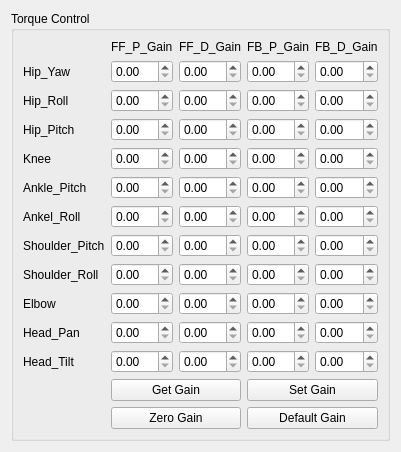
          <widget class="QWidget" name="joint_gain">
           <attribute name="title">
            <string>Joint Gain</string>
           </attribute>
           <layout class="QGridLayout" name="gridLayout_21">
            <item row="1" column="0">
             <widget class="QGroupBox" name="groupBox_2">
              <property name="title">
               <string>Torque Control</string>
              </property>
              <layout class="QGridLayout" name="gridLayout_22">
               <item row="0" column="2">
                <widget class="QLabel" name="label_61">
                 <property name="text">
                  <string>FF_D_Gain</string>
                 </property>
                </widget>
               </item>
               <item row="0" column="4">
                <widget class="QLabel" name="label_62">
                 <property name="text">
                  <string>FB_D_Gain</string>
                 </property>
                </widget>
               </item>
               <item row="0" column="3">
                <widget class="QLabel" name="label_59">
                 <property name="text">
                  <string>FB_P_Gain</string>
                 </property>
                </widget>
               </item>
               <item row="7" column="3">
                <widget class="QDoubleSpinBox" name="sh_pitch_fb_p_gain_box"/>
               </item>
               <item row="1" column="2">
                <widget class="QDoubleSpinBox" name="hip_yaw_ff_d_gain_box"/>
               </item>
               <item row="4" column="2">
                <widget class="QDoubleSpinBox" name="knee_ff_d_gain_box"/>
               </item>
               <item row="2" column="2">
                <widget class="QDoubleSpinBox" name="hip_roll_ff_d_gain_box"/>
               </item>
               <item row="14" column="1" colspan="2">
                <widget class="QPushButton" name="zero_gain_button">
                 <property name="text">
                  <string>Zero Gain</string>
                 </property>
                </widget>
               </item>
               <item row="4" column="3">
                <widget class="QDoubleSpinBox" name="knee_fb_p_gain_box"/>
               </item>
               <item row="5" column="3">
                <widget class="QDoubleSpinBox" name="ankle_pitch_fb_p_gain_box"/>
               </item>
               <item row="5" column="1">
                <widget class="QDoubleSpinBox" name="ankle_pitch_ff_p_gain_box"/>
               </item>
               <item row="2" column="1">
                <widget class="QDoubleSpinBox" name="hip_roll_ff_p_gain_box"/>
               </item>
               <item row="7" column="1">
                <widget class="QDoubleSpinBox" name="sh_pitch_ff_p_gain_box"/>
               </item>
               <item row="6" column="1">
                <widget class="QDoubleSpinBox" name="ankle_roll_ff_p_gain_box"/>
               </item>
               <item row="8" column="1">
                <widget class="QDoubleSpinBox" name="sh_roll_ff_p_gain_box"/>
               </item>
               <item row="9" column="3">
                <widget class="QDoubleSpinBox" name="elbow_fb_p_gain_box"/>
               </item>
               <item row="8" column="3">
                <widget class="QDoubleSpinBox" name="sh_roll_fb_p_gain_box"/>
               </item>
               <item row="9" column="1">
                <widget class="QDoubleSpinBox" name="elbow_ff_p_gain_box"/>
               </item>
               <item row="10" column="1">
                <widget class="QDoubleSpinBox" name="head_pan_ff_p_gain_box"/>
               </item>
               <item row="11" column="1">
                <widget class="QDoubleSpinBox" name="head_tilt_ff_p_gain_box"/>
               </item>
               <item row="4" column="1">
                <widget class="QDoubleSpinBox" name="knee_ff_p_gain_box"/>
               </item>
               <item row="0" column="1">
                <widget class="QLabel" name="label_60">
                 <property name="text">
                  <string>FF_P_Gain</string>
                 </property>
                </widget>
               </item>
               <item row="1" column="0">
                <widget class="QLabel" name="label_48">
                 <property name="text">
                  <string>Hip_Yaw</string>
                 </property>
                </widget>
               </item>
               <item row="3" column="2">
                <widget class="QDoubleSpinBox" name="hip_pitch_ff_d_gain_box"/>
               </item>
               <item row="5" column="0">
                <widget class="QLabel" name="label_52">
                 <property name="text">
                  <string>Ankle_Pitch</string>
                 </property>
                </widget>
               </item>
               <item row="3" column="0">
                <widget class="QLabel" name="label_50">
                 <property name="text">
                  <string>Hip_Pitch</string>
                 </property>
                </widget>
               </item>
               <item row="2" column="0">
                <widget class="QLabel" name="label_49">
                 <property name="text">
                  <string>Hip_Roll</string>
                 </property>
                </widget>
               </item>
               <item row="3" column="1">
                <widget class="QDoubleSpinBox" name="hip_pitch_ff_p_gain_box"/>
               </item>
               <item row="6" column="0">
                <widget class="QLabel" name="label_53">
                 <property name="text">
                  <string>Ankel_Roll</string>
                 </property>
                </widget>
               </item>
               <item row="3" column="3">
                <widget class="QDoubleSpinBox" name="hip_pitch_fb_p_gain_box"/>
               </item>
               <item row="4" column="0">
                <widget class="QLabel" name="label_51">
                 <property name="text">
                  <string>Knee</string>
                 </property>
                </widget>
               </item>
               <item row="7" column="0">
                <widget class="QLabel" name="label_54">
                 <property name="text">
                  <string>Shoulder_Pitch</string>
                 </property>
                </widget>
               </item>
               <item row="8" column="0">
                <widget class="QLabel" name="label_55">
                 <property name="text">
                  <string>Shoulder_Roll</string>
                 </property>
                </widget>
               </item>
               <item row="9" column="0">
                <widget class="QLabel" name="label_56">
                 <property name="text">
                  <string>Elbow</string>
                 </property>
                </widget>
               </item>
               <item row="1" column="1">
                <widget class="QDoubleSpinBox" name="hip_yaw_ff_p_gain_box"/>
               </item>
               <item row="10" column="0">
                <widget class="QLabel" name="label_57">
                 <property name="text">
                  <string>Head_Pan</string>
                 </property>
                </widget>
               </item>
               <item row="11" column="0">
                <widget class="QLabel" name="label_58">
                 <property name="text">
                  <string>Head_Tilt</string>
                 </property>
                </widget>
               </item>
               <item row="6" column="3">
                <widget class="QDoubleSpinBox" name="ankle_roll_fb_p_gain_box"/>
               </item>
               <item row="11" column="3">
                <widget class="QDoubleSpinBox" name="head_tilt_fb_p_gain_box"/>
               </item>
               <item row="10" column="3">
                <widget class="QDoubleSpinBox" name="head_pan_fb_p_gain_box"/>
               </item>
               <item row="1" column="4">
                <widget class="QDoubleSpinBox" name="hip_yaw_fb_d_gain_box"/>
               </item>
               <item row="5" column="2">
                <widget class="QDoubleSpinBox" name="ankle_pitch_ff_d_gain_box"/>
               </item>
               <item row="4" column="4">
                <widget class="QDoubleSpinBox" name="knee_fb_d_gain_box"/>
               </item>
               <item row="6" column="2">
                <widget class="QDoubleSpinBox" name="ankle_roll_ff_d_gain_box"/>
               </item>
               <item row="7" column="2">
                <widget class="QDoubleSpinBox" name="sh_pitch_ff_d_gain_box"/>
               </item>
               <item row="2" column="4">
                <widget class="QDoubleSpinBox" name="hip_roll_fb_d_gain_box"/>
               </item>
               <item row="3" column="4">
                <widget class="QDoubleSpinBox" name="hip_pitch_fb_d_gain_box"/>
               </item>
               <item row="12" column="1" colspan="2">
                <widget class="QPushButton" name="get_gain_button">
                 <property name="text">
                  <string>Get Gain</string>
                 </property>
                </widget>
               </item>
               <item row="8" column="2">
                <widget class="QDoubleSpinBox" name="sh_roll_ff_d_gain_box"/>
               </item>
               <item row="9" column="2">
                <widget class="QDoubleSpinBox" name="elbow_ff_d_gain_box"/>
               </item>
               <item row="10" column="4">
                <widget class="QDoubleSpinBox" name="head_pan_fb_d_gain_box"/>
               </item>
               <item row="1" column="3">
                <widget class="QDoubleSpinBox" name="hip_yaw_fb_p_gain_box"/>
               </item>
               <item row="10" column="2">
                <widget class="QDoubleSpinBox" name="head_pan_ff_d_gain_box"/>
               </item>
               <item row="11" column="2">
                <widget class="QDoubleSpinBox" name="head_tilt_ff_d_gain_box"/>
               </item>
               <item row="2" column="3">
                <widget class="QDoubleSpinBox" name="hip_roll_fb_p_gain_box"/>
               </item>
               <item row="6" column="4">
                <widget class="QDoubleSpinBox" name="ankle_roll_fb_d_gain_box"/>
               </item>
               <item row="5" column="4">
                <widget class="QDoubleSpinBox" name="ankle_pitch_fb_d_gain_box"/>
               </item>
               <item row="7" column="4">
                <widget class="QDoubleSpinBox" name="sh_pitch_fb_d_gain_box"/>
               </item>
               <item row="9" column="4">
                <widget class="QDoubleSpinBox" name="elbow_fb_d_gain_box"/>
               </item>
               <item row="8" column="4">
                <widget class="QDoubleSpinBox" name="sh_roll_fb_d_gain_box"/>
               </item>
               <item row="11" column="4">
                <widget class="QDoubleSpinBox" name="head_tilt_fb_d_gain_box"/>
               </item>
               <item row="12" column="3" colspan="2">
                <widget class="QPushButton" name="set_gain_button">
                 <property name="text">
                  <string>Set Gain</string>
                 </property>
                </widget>
               </item>
               <item row="14" column="3" colspan="2">
                <widget class="QPushButton" name="default_gain_button">
                 <property name="text">
                  <string>Default Gain</string>
                 </property>
                </widget>
               </item>
              </layout>
             </widget>
            </item>
           </layout>
          </widget>
